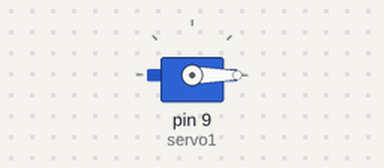
Bench run of a sketch on a simulated Arduino Uno, built with avr-gcc and run on an emulated ATmega328P. On the bench: servo.

Above: at 3.05 s.
At 5.05 s:
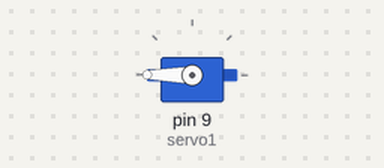
At 7.0 s:
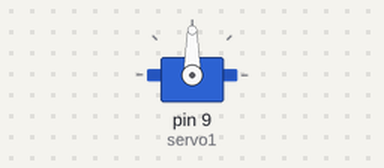
Timing chart, 0 to 8.2 s (numbered marks = the images above):
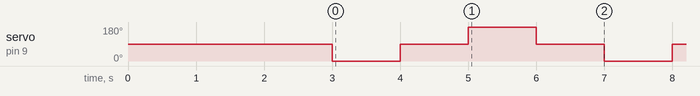

The sketch:

Latihan-Servo.ino
```cpp
///////////////// Kasus 4 SERVO //////////////////

#include <Servo.h>

Servo servo1;

void setup() {
  servo1.attach(9);    // Menghubungkan pin sinyal servo ke pin digital 9 pada Arduino
  servo1.write(90);     // Mengatur posisi awal servo pada 90 derajat
  delay(3000);          // Menunggu selama 3 detik
}

void loop() {
  servo1.write(0);      // Menggerakkan servo ke posisi 0 derajat
  delay(1000);          // Menunggu selama 1 detik
  servo1.write(90);     // Menggerakkan servo kembali ke posisi 90 derajat
  delay(1000);          // Menunggu selama 1 detik
  servo1.write(180);    // Menggerakkan servo ke posisi 180 derajat
  delay(1000);          // Menunggu selama 1 detik
  servo1.write(90);     // Menggerakkan servo kembali ke posisi 90 derajat
  delay(1000);          // Menunggu selama 1 detik
}


//Kabel VCC (5v) biasanya berwarna merah, sedangkan kabel GND biasanya berwarna hitam atau cokelat dan kabel sinyal biasanya berwarna oranye atau kuning. Cara menkoneksikan servo analog dengan arduino cukup mudah, yaitu sbb:
//VCC ke 5v
//GND ke GND
//Sinyal ke pin digital
```

Measured:
- by itself, servo on pin 9 (servo1): repeats every 4.0 s: 90° 1.0 s, 180° 1.0 s, 90° 1.0 s, 0° 1.0 s
